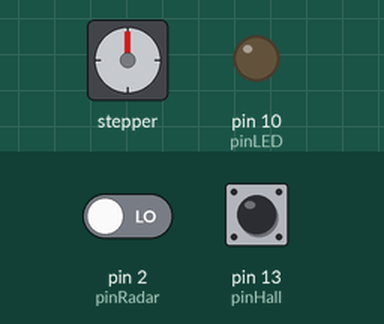
The sketch below on a simulated Arduino Uno, built with avr-gcc and run on an emulated ATmega328P. Shown: stepper motor, output pins drawn as LEDs (lit = HIGH). The inputs (shaded band) are chosen by the test bench; at power-on: pin 13 (pinHall) HIGH, pin 2 (pinRadar) LOW. Stepper angles assume 4096 steps per turn; what the sketch prints to the serial monitor is not drawn.

Above: at 1.8 s.
1.9 s: pin 13 (pinHall) pulled LOW for 0.15 s
At 2.3 s:
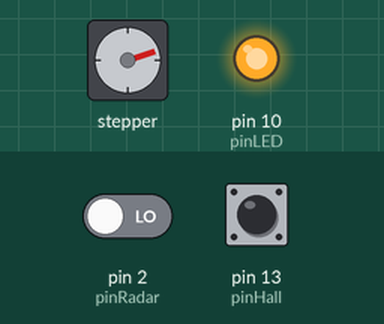
3.5 s: pin 2 (pinRadar) driven HIGH
At 3.84 s:
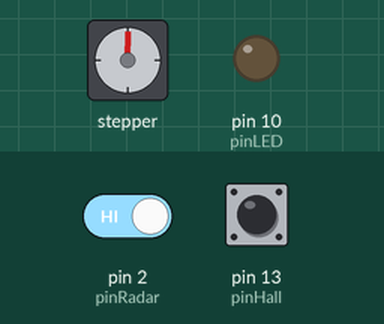
6.5 s: pin 2 (pinRadar) driven LOW
At 6.86 s:
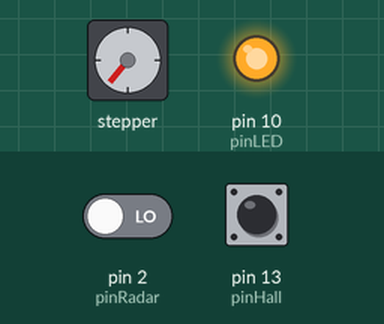
9.5 s: pin 2 (pinRadar) driven HIGH
At 9.87 s:
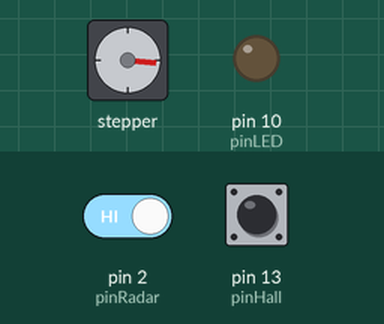
12.5 s: pin 2 (pinRadar) driven LOW
At 12.87 s:
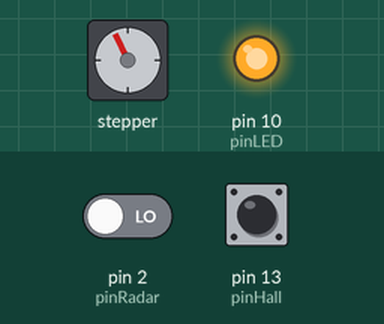
15.5 s: pin 2 (pinRadar) driven HIGH
At 15.87 s:
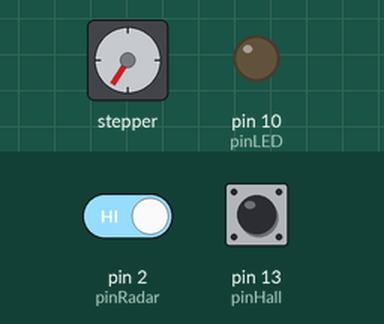
Timing chart, 0 to 19.5 s (numbered marks = the images above; inputs shaded):
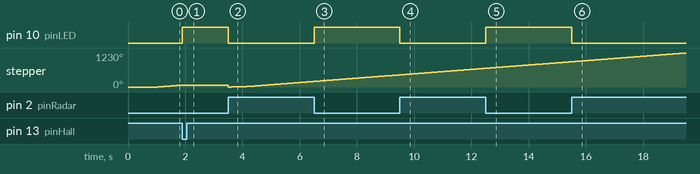

Measured:
- after the input at 1.9 s, pin 10 (pinLED): LOW → HIGH at once; stepper: stops changing and stays 72°
- after the input at 3.5 s, pin 10 (pinLED): HIGH → LOW at once; stepper: turns 72° counter-clockwise in 0.00 s, then 200° clockwise in 2.9 s
- after the input at 6.5 s, pin 10 (pinLED): LOW → HIGH at once
- after the input at 9.5 s, pin 10 (pinLED): HIGH → LOW at once
- after the input at 12.5 s, pin 10 (pinLED): LOW → HIGH at once
- after the input at 15.5 s, pin 10 (pinLED): HIGH → LOW at once

The sketch:

TurnTable_V1.ino
```cpp
#include "settings.h"
#include <AccelStepper.h> //http://www.airspayce.com/mikem/arduino/AccelStepper/index.html


AccelStepper stepper1(HALFSTEP, mtrPin1, mtrPin3, mtrPin2, mtrPin4);

byte readyToGo = 0;

int statusRadar = 0;
int statusHall  = 0;

void setup() {
  Serial.begin(baudRate);
  delay(1000);
  Serial.print("Stepper V1 ");
  Serial.println(__TIME__);

  // Port declaration
  pinMode(pinRadar, INPUT);
  pinMode(pinHall, INPUT);
  digitalWrite(pinHall, HIGH); // turn on PullUp resistance
  pinMode(pinLED, OUTPUT);
  digitalWrite(pinLED, LOW);

  //Motor setup
  stepper1.setMaxSpeed(motorMaxSpeed);
  stepper1.setAcceleration(motoAccSpeed);  //Make the acc quick
  stepper1.setSpeed(motorSpeed);


  // find initial position
  while (digitalRead(pinHall) == 1) {
    stepper1.runSpeed();
  }
  stepper1.setCurrentPosition(0);  // set HomePosition as new reference

  stepper1.moveTo(motorEndPosition); // define target position initially
}

void loop() {
  // if end position has been reached, make a turn into the opposite direction to other end point
  // end point is either <0> or <motorEndPosition>
  if (stepper1.distanceToGo() == 0) {
    readyToGo = 0;
    if (stepper1.currentPosition() > 0) {
      stepper1.moveTo(0);
    } else {
      stepper1.moveTo(motorEndPosition);
    }

  }


// only turn if radar detects something
if (digitalRead(pinRadar) != 0) {
  readyToGo = 1;
}


//enable turning is allowed
if (readyToGo != 0) {
  stepper1.run();  //Start
}


// simply display the status of the Radar sensor
digitalWrite(pinLED, !digitalRead(pinRadar));


}
```

settings.h
```cpp
// -------------- Parameter setup -------------------------

#define   baudRate      38400  // baud rate for serial communication
#define   motorMaxSpeed 1000.0  //
#define   motoAccSpeed  1000    //
#define   motorSpeed    1000
#define   tableturn     1
#define   motorEndPosition  tableturn *(6*4096)   // calculated position change based on turns

// gear has transmission rate of 6:1, one motor turn requires according definition 4096 steps


// -------------- Hardware setup --------------------------

/* pinout on board tr044

  Motor In1:  C.1   A1  SV1-9
        In2:  C.0   A0  SV1-10
        In3:  C.3   A3  SV1-11
        In4:  C.2   A2  SV1-12
  LED:        B.2   D10  SV1-4
  Radar:      D.2   D2  SV1-13
  Hall:       B.5   D13 SV1-7
*/


// Motor pin definitions
#define mtrPin1  A1     // IN1 on the ULN2003 driver 1
#define mtrPin2  A0     // IN2 on the ULN2003 driver 1
#define mtrPin3  A3     // IN3 on the ULN2003 driver 1
#define mtrPin4  A2     // IN4 on the ULN2003 driver 1

// pin assignment
#define pinRadar  2    //radar sensor
#define pinLED    10   //LED
#define pinHall   13    // Hallsensor -> Signal=0 means Magnet is close

// stepper libraries setting
#define HALFSTEP 8  //Half-step mode (8 step control signal sequence)


/*
 * Info files
 *  http://cyaninfinite.com/tutorials/moving-the-28byj-48-stepper-motor/
 * http://www.airspayce.com/mikem/arduino/AccelStepper/classAccelStepper.html#abee8d466229b87accba33d6ec929c18f

 *
 */
```
